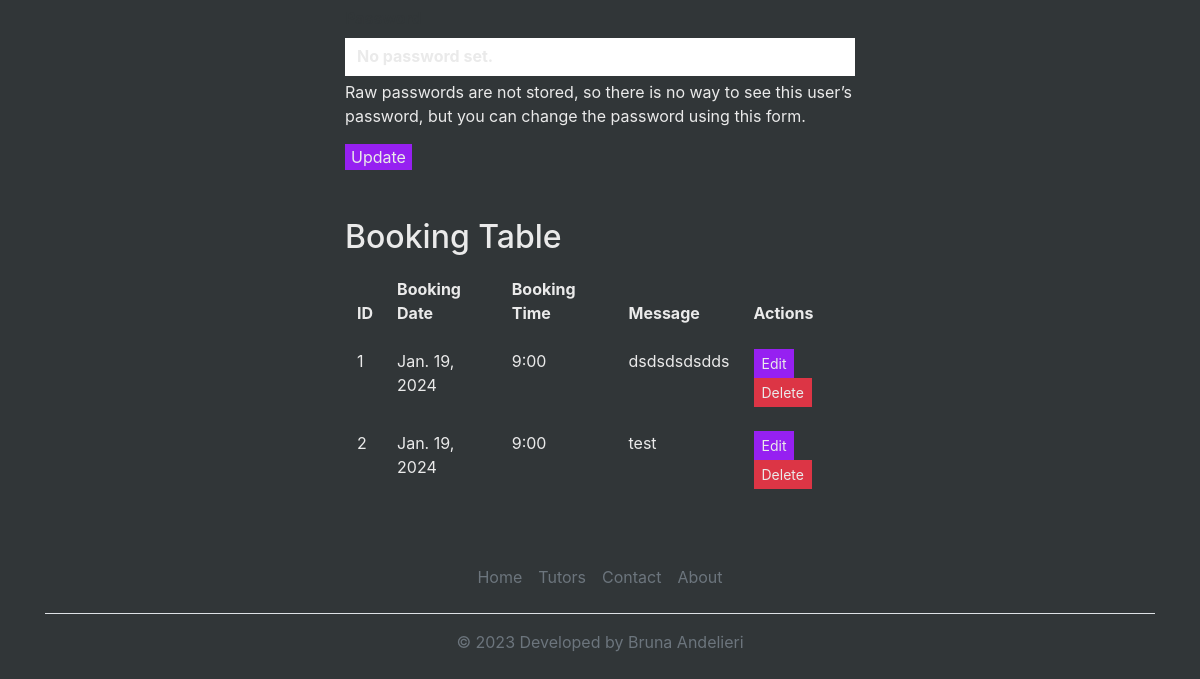
/profile/ (signed in, lower part), run on an earlier commit of the app's database.
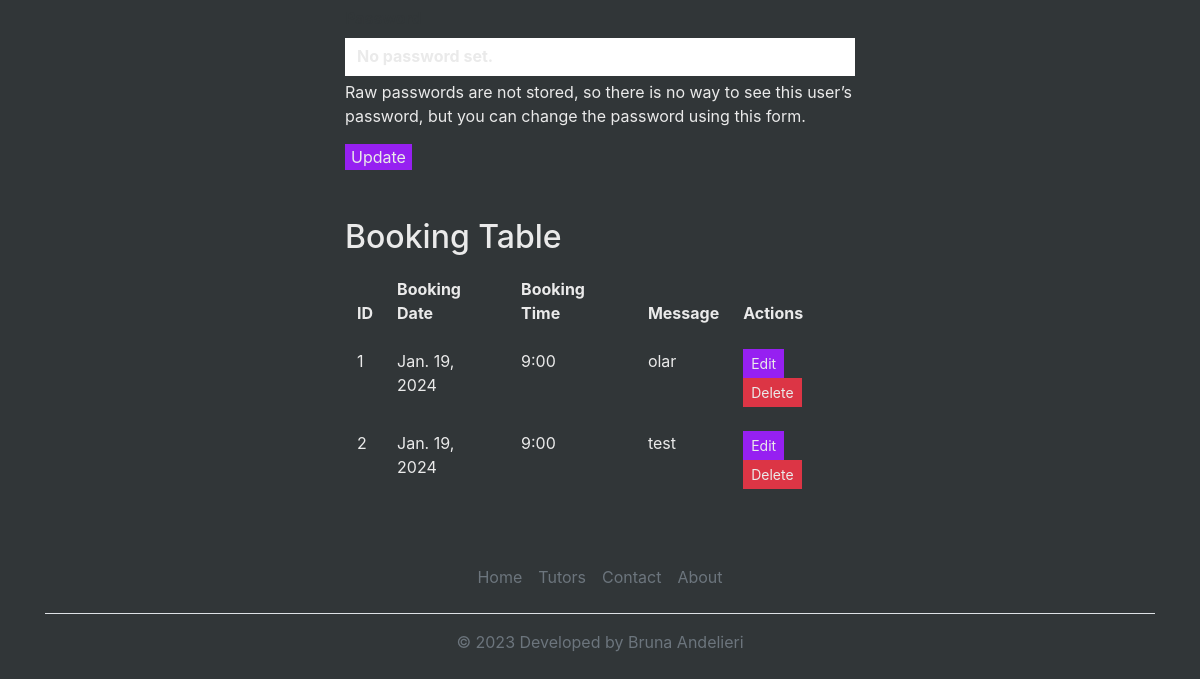
And on a later commit of the database.
### booking/models.py (models this page shows)
class Booking(models.Model):
    student = models.ForeignKey(User, on_delete=models.CASCADE, related_name="booking_student")
    tutor = models.ForeignKey(Tutor, on_delete=models.CASCADE, related_name="booking_tutor")
    booking_date = models.DateField(null=False, blank=False)
    booking_time = models.CharField(null=False, blank=False, max_length=5)
    message =  models.CharField(max_length=200, unique=True)

### page/views.py (the view)
# urls.py: path('profile/', page_profile, name='profile'),
@login_required
def page_profile(request):
    student = request.user.id
    bookings = Booking.objects.filter(student=student).all()
    if request.method == 'POST':
        formulario = UserForm(request.POST, instance=request.user)
        if formulario.is_valid():
            formulario.save()
            messages.success(request, 'Dados atualizados com sucesso.')
            return redirect('profile')
        else:
            messages.error(request, 'Erro ao atualizar os dados do usuario.')
    else:
        form = UserForm(instance=request.user)
    return render(request, "profile.html",
                    {"form": form, 'bookings': bookings})

### templates/profile.html (shortened to what this page needs)
{% extends "base.html" %}
{% load crispy_forms_tags %}
{% block content %}
{% if user.is_authenticated %}
<div class="container mt-5">
    <div class="row justify-content-center">
        <div class="col-md-6">
            <h1 class="profile-heading">Profile Page</h2>
            <div class="container mt-5">
                <form method="post" action="{% url 'profile' %}">
                    {{ form|crispy }}
                    <button class="btn-primary" "submit">Update</button>
                </form>
            </div>
            <div class="container mt-5">
                <h2>Booking Table</h2>
                <table class="table table-bordered">
                    <thead>
                        <tr>
                            <th>ID</th>
                            <th>Booking Date</th>
                            <th>Booking Time</th>
                            <th>Message</th>
                            <th>Actions</th>
                        </tr>
                    </thead>
                    <tbody>
                        {% for booking in bookings %}
                        <tr>
                            <td>{{ booking.id }}</td>
                            <td>{{ booking.booking_date }}</td>
                            <td>{{ booking.booking_time }}</td>
                            <td>{{ booking.message }}</td>
                            <td>
                                <a href="{% url 'edit_booking' booking.id %}" class="btn btn-primary btn-sm">Edit</a>
                                <a href="{% url 'delete_booking' booking.id  %}" class="btn btn-danger btn-sm">Delete</a>
                            </td>
                        </tr>
                        {% endfor %}
                    </tbody>
                </table>
            </div>
        </div>
    </div>
</div>
{% else %}
<h3 class="text-center">Please login or sign up to an account to be able to see your Profile Page</h3>
{% endif %}
{%endblock%}

### templates/base.html (shortened to what this page needs)
{% load static %}
<!DOCTYPE html>
<html>
<head>
  <link rel="stylesheet" href="https://maxcdn.bootstrapcdn.com/bootstrap/4.5.2/css/bootstrap.min.css" />
  <link rel="stylesheet" href="https://cdnjs.cloudflare.com/ajax/libs/font-awesome/5.15.3/css/all.min.css">
  <link rel="stylesheet" type="text/css" href="{% static 'style.css' %}" />
</head>
<body>
  {% block content %}
  {% endblock content %}
  <footer class="py-3 my-4">
    <div class="container">
      <ul class="nav justify-content-center border-bottom pb-3 mb-3">
        <li class="nav-item">
          <a href="{% url 'index' %}" class="nav-link px-2 text-muted">Home</a>
        </li>
        <li class="nav-item">
          <a href="{% url 'tutor' %}" class="nav-link px-2 text-muted">Tutors</a>
        </li>
        <li class="nav-item">
          <a href="{% url 'contact' %}" class="nav-link px-2 text-muted">Contact</a>
        </li>
        <li class="nav-item">
          <a href="{% url 'about' %}" class="nav-link px-2 text-muted">About</a>
        </li>
      </ul>
      <p class="text-center text-muted">
        &copy; 2023 Developed by Bruna Andelieri
      </p>
    </div>
  </footer>
</body>
</html>
</html>

### static/style.css (style rules this page uses)
:root { --white: #eaeaea !important; --onyx: #313638 !important; --outerspace: #434a4c !important; --olivine: #7eb77f !important; --schoolbus: #fdd81b !important; --veronica: #9620f1 !important; --font-size: 16px !important; --red: red !important; --green: green !important; }
*, *::before, *::after { border-radius: 0 !important; }
* { color: var(--white) !important; box-sizing: border-box !important; -moz-box-sizing: border-box !important; -webkit-box-sizing: border-box !important; border: none !important; }
body { background-color: var(--onyx) !important; }
form { color: var(--onyx) !important; border: 0 !important; }
label { color: var(--onyx) !important; font-weight: bold !important; }
.btn-primary { background-color: var(--veronica) !important; border: 0px !important; }

What changed in the data, as far as the page shows it:
changed Booking id 1: message "dsdsdsdsdds" → "olar"
